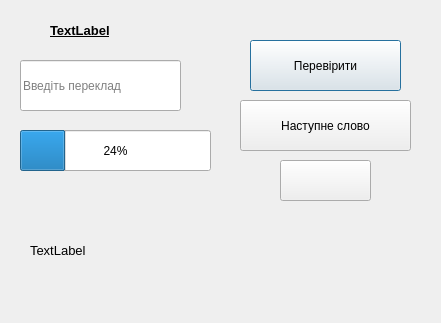
<?xml version="1.0" encoding="UTF-8"?>
<ui version="4.0">
 <class>Dialog</class>
 <widget class="QDialog" name="Dialog">
  <property name="geometry">
   <rect>
    <x>0</x>
    <y>0</y>
    <width>441</width>
    <height>323</height>
   </rect>
  </property>
  <property name="windowTitle">
   <string>Dialog</string>
  </property>
  <widget class="QLabel" name="wordLabel">
   <property name="geometry">
    <rect>
     <x>50</x>
     <y>20</y>
     <width>101</width>
     <height>21</height>
    </rect>
   </property>
   <property name="font">
    <font>
     <family>MS Shell Dlg 2</family>
     <pointsize>10</pointsize>
     <weight>75</weight>
     <italic>false</italic>
     <bold>true</bold>
     <underline>true</underline>
     <strikeout>false</strikeout>
    </font>
   </property>
   <property name="layoutDirection">
    <enum>Qt::LeftToRight</enum>
   </property>
   <property name="text">
    <string>TextLabel</string>
   </property>
  </widget>
  <widget class="QLineEdit" name="answerEdit">
   <property name="geometry">
    <rect>
     <x>20</x>
     <y>60</y>
     <width>161</width>
     <height>51</height>
    </rect>
   </property>
   <property name="placeholderText">
    <string>Введіть переклад</string>
   </property>
  </widget>
  <widget class="QPushButton" name="checkButton">
   <property name="geometry">
    <rect>
     <x>250</x>
     <y>40</y>
     <width>151</width>
     <height>51</height>
    </rect>
   </property>
   <property name="text">
    <string>Перевірити</string>
   </property>
  </widget>
  <widget class="QPushButton" name="nextButton">
   <property name="geometry">
    <rect>
     <x>240</x>
     <y>100</y>
     <width>171</width>
     <height>51</height>
    </rect>
   </property>
   <property name="text">
    <string>Наступне слово</string>
   </property>
  </widget>
  <widget class="QLabel" name="resultLabel">
   <property name="geometry">
    <rect>
     <x>30</x>
     <y>230</y>
     <width>381</width>
     <height>41</height>
    </rect>
   </property>
   <property name="font">
    <font>
     <pointsize>10</pointsize>
     <weight>50</weight>
     <bold>false</bold>
    </font>
   </property>
   <property name="layoutDirection">
    <enum>Qt::RightToLeft</enum>
   </property>
   <property name="midLineWidth">
    <number>0</number>
   </property>
   <property name="text">
    <string>TextLabel</string>
   </property>
  </widget>
  <widget class="QPushButton" name="soundButton">
   <property name="geometry">
    <rect>
     <x>280</x>
     <y>160</y>
     <width>91</width>
     <height>41</height>
    </rect>
   </property>
   <property name="text">
    <string/>
   </property>
  </widget>
  <widget class="QProgressBar" name="progressBar">
   <property name="geometry">
    <rect>
     <x>20</x>
     <y>130</y>
     <width>191</width>
     <height>41</height>
    </rect>
   </property>
   <property name="value">
    <number>24</number>
   </property>
  </widget>
 </widget>
 <resources/>
 <connections/>
</ui>
